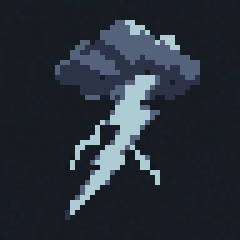
#> input picture AI/comfyui/mage-vfx/revision6/references/Lightning.png, 48 x 48 px (shown 5 times larger); its folder holds 4 pictures in this run
$ python prepare.py
#> lines starting #> are read from the running program, lines starting #| are printed output that depends on the picture
"""Deterministic reference edits; cloud palette/color finishing is in finish_cloud.py.
No external originals or frame-by-frame diffusion are used.
"""
from pathlib import Path
import json, math, subprocess
import numpy as np
from PIL import Image, ImageDraw

HERE = Path(__file__).parent
REF = HERE / 'references'
OUT = Path('Assets/_Project/Art/VFX/MageTower/Refined')
KEYS = ['Lightning','IceSpike','FireTornado','ArcaneVolley','VenomMist','StoneSeal','Sanctuary','VoidRift']
REF.mkdir(exist_ok=True)

def original(path):
    dest = REF / Path(path).name
    if not dest.exists(): dest.write_bytes(subprocess.check_output(['git','show','c2a6a4b0d:'+path]))
    return Image.open(dest).convert('RGBA')

def icon(key): return original('Assets/_Project/Art/Icons/MageTower/'+key+'.png')
def foreground(im, threshold=56):
#> called with threshold = 56
    a = np.array(im); a[:,:,3] = np.where(a[:,:,:3].max(axis=2)>threshold,255,0)
#> after `a[:, :, 3] = np.where(a[:, :, :3].max(axis=2) > threshold, 255, 0)`:
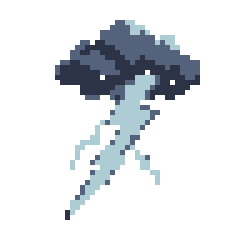
#> a: shape (48, 48, 4) (shown 5 times larger); mean R, G, B, A 38.9, 46, 54.9, 51.4; transparent parts drawn white
    return Image.fromarray(a)
def canvas(): return Image.new('RGBA',(48,48),(21,26,33,255))

def icons():
    result={}
    bolt=foreground(icon('Lightning')).crop((10,18,35,44)).resize((13,30),Image.Resampling.NEAREST)
    normal=canvas()
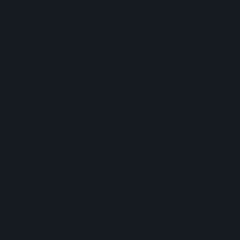
#> normal: PIL image 48x48 RGBA (shown 5 times larger); mean R, G, B, A 21, 26, 33, 255
    for x,y in [(1,15),(17,4),(33,14)]: normal.alpha_composite(bolt,(x,y))
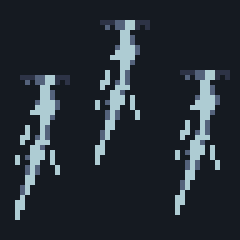
#> normal: PIL image 48x48 RGBA (shown 5 times larger); mean R, G, B, A 36.9, 44.4, 52.1, 255
    result['Lightning']=normal
    # Keep the approved cloud/one heavy bolt; violet finishing happens in Comfy.
    result['Lightning_Bloom']=icon('Lightning')
    ice=canvas(); spike=foreground(icon('IceSpike'))
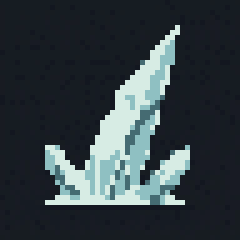
#> input picture AI/comfyui/mage-vfx/revision6/references/IceSpike.png, 48 x 48 px (shown 5 times larger)
#> call 2 of foreground, with threshold = 56
#> in foreground (call 2), `a[:, :, 3] = np.where(a[:, :, :3].max(axis=2) > threshold, 255, 0)`:
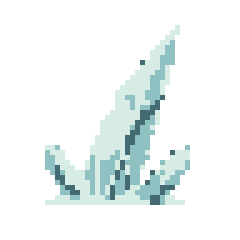
#> a: shape (48, 48, 4) (shown 5 times larger); mean R, G, B, A 52.3, 62.6, 67.6, 50.4; transparent parts drawn white
    for x,y in [(0,19),(26,19)]: ice.alpha_composite(spike.resize((22,27),Image.Resampling.NEAREST),(x,y))
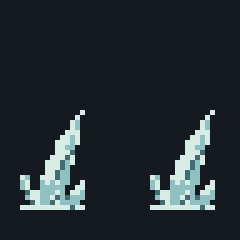
#> ice: PIL image 48x48 RGBA (shown 5 times larger); mean R, G, B, A 36.9, 44.7, 50.7, 255
    ice.alpha_composite(spike.resize((36,44),Image.Resampling.NEAREST),(6,0))
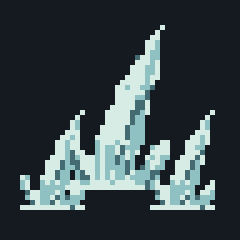
#> ice: PIL image 48x48 RGBA (shown 5 times larger); mean R, G, B, A 56.5, 67.9, 72.6, 255
    d=ImageDraw.Draw(ice);d.line([(4,42),(12,45),(35,45),(44,41)],fill=(175,226,238),width=1)
    result['IceSpike_Bloom']=ice
    stars=icon('ArcaneVolley'); a=np.array(stars)
    mask=a[:,:,:3].max(axis=2)>60
    rgb=a[:,:,:3].copy().astype(float)
    a[:,:,:3][mask]=np.stack([np.maximum(rgb[:,:,2],rgb[:,:,0]),rgb[:,:,1]*.72+rgb[:,:,0]*.1,rgb[:,:,2]*.57+rgb[:,:,0]*.12],axis=2)[mask].clip(0,255).astype('uint8')
    result['ArcaneVolley']=Image.fromarray(a)
    meteor=icon('Meteor');d=ImageDraw.Draw(meteor)
    d.line([(6,42),(15,44),(26,44),(34,40)],fill=(220,73,33),width=1)
    d.line([(11,38),(15,35),(14,30),(19,27),(25,28)],fill=(255,174,71),width=1)
    d.point([(13,40),(22,42),(29,38)],fill=(255,193,97))
    result['ArcaneVolley_Bloom']=meteor
    for k in ['FireTornado','VenomMist','StoneSeal','Sanctuary','VoidRift']:
        im=icon(k+'_Bloom');a=np.array(im);m=a[:,:,:3].max(axis=2)>62
        a[:,:,:3][m]=np.minimum(255,a[:,:,:3][m].astype(float)*1.16+5).astype('uint8')
        im=Image.fromarray(a);d=ImageDraw.Draw(im)
        if k=='FireTornado':
            d.line([(6,22),(4,18),(6,12),(12,8)],fill=(255,146,52),width=1)
            d.line([(38,16),(42,21),(41,28),(36,32)],fill=(255,199,103),width=1)
        elif k=='VenomMist':
            for x,y in [(13,12),(30,8),(36,18)]: d.rectangle((x,y,x+2,y+2),fill=(177,225,90))
        elif k=='StoneSeal':
            d.line([(11,35),(11,22),(15,16),(17,8),(20,5)],fill=(229,195,139),width=1)
            d.line([(29,12),(33,20),(36,33)],fill=(203,169,114),width=1)
        elif k=='Sanctuary':
            d.arc((4,31,44,45),5,170,fill=(255,219,97),width=1)
            for x,y in [(7,25),(39,25)]: d.line((x-2,y,x+2,y),fill=(255,230,161));d.line((x,y-2,x,y+2),fill=(255,230,161))
        else:
            for points in [[(5,13),(10,15),(8,18)],[(37,5),(35,10),(32,8)],[(43,33),(38,31),(40,28)],[(12,43),(15,38),(18,40)]]:
                d.polygon(points,fill=(190,124,227))
        result[k+'_Bloom']=im
    strip=Image.new('RGBA',(48*len(result),48))
    for i,(key,im) in enumerate(result.items()): im.save(HERE/(key+'-draft.png'));strip.paste(im,(i*48,0))
    strip.save(HERE/'icon-reference-strip.png')
    (HERE/'icon-layout.json').write_text(json.dumps(list(result),indent=2),encoding='utf8')

records=[]
# [47 lines left out: functions sheet, effects, not called in this run]

#> (the run stopped early here; a loop or call above may not have finished)
